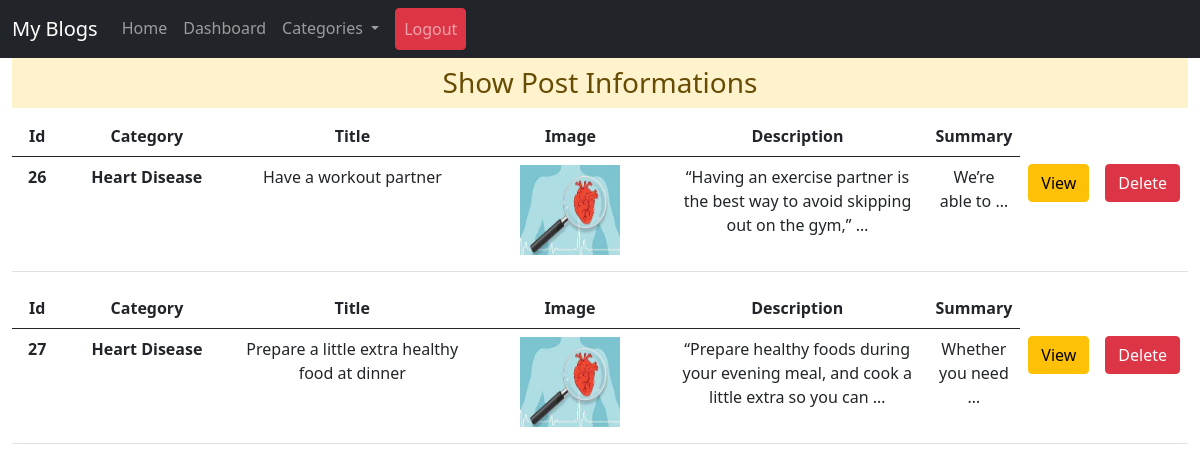
The page /table3/ (signed in) on the database its author committed.
### blog/models.py (models this page shows)
class Post(models.Model):
    title=models.CharField(max_length=100)
    image=models.ImageField(upload_to='postimg/')
    category=models.CharField(choices=choice,max_length=100)
    content=models.TextField(max_length=400)
    summary=models.CharField(max_length=300)

### core/views.py (the view)
# urls.py: path('table3/',views.showpost3 ,name='table4'),
def showpost3(request):
    if request.user.is_authenticated:
      post1=Post.objects.filter(category='Heart Disease')
      return render(request,'blog/table4.html',{'post':post1})

### blog/templates/blog/table4.html (shortened to what this page needs)
{% extends 'core/base.html' %}
    {% block content %}
            <nav class="navbar navbar-expand-lg navbar-dark bg-dark">
                        <div class="container-fluid">
                          <a class="navbar-brand" href="#">My Blogs</a>
                          <div class="collapse navbar-collapse" id="navbarSupportedContent">
                            <ul class="navbar-nav me-auto mb-2 mb-lg-0">
                              <li class="nav-item">
                                <a class="nav-link " aria-current="page" target="__blank" href="{% url 'home' %}">Home</a>
                              </li>
                              <li class="nav-item">
                                <a class="nav-link " href="{% url 'profile' %}">Dashboard</a>
                              </li>
                              <li class="nav-item active dropdown">
                                <a class="nav-link dropdown-toggle" href="#" id="navbarDropdown" role="button" data-bs-toggle="dropdown" aria-expanded="false">
                                  Categories
                                </a>
                              </li>
                              <li class="nav-item">
                                <a href="{% url 'logout' %}" class="nav-link btn btn-danger  mx-2"> Logout</a>
                              </li>
                            </ul>
                          </div>
                        </div>
            </nav>
            <div class="container-fluid P-4 ">
                        <h3 class="alert-warning text-center  p-2" >Show  Post  Informations</h3>
                        <div class="row">
                            <div class="col-sm-12 text-center ">
                               {% if post %}
                                 {% for p in post %}
                                 <table class="table">
                                    <thead>
                                      <tr>
                                        <th scope="col" style="width: 5%;">Id</th>
                                        <th scope="col" style="width:18%;">Category</th>
                                        <th scope="col" style="width:28%;">Title</th>
                                        <th scope="col" style="width:20%;">Image</th>
                                        <th scope="col" style="width:78%;">Description</th>
                                        <th scope="col" style="width:50%;">Summary</th>
                                      </tr>
                                    </thead>
                                    <tbody>
                                      <tr>
                                        <th scope="row">{{p.id}}</th>
                                        <th scope="row">{{p.category}}</th>
                                        <td>{{p.title}}</td>
                                        <td><img src="{{p.image.url}}" class="mb-2" alt="" , width="100px" height="90px" class=" img-responsive-fluid  mt-4"></td>
                                        <td>
                                            {{p.content|truncatewords:15}}
                                        </td>
                                        <td>{{p.summary|truncatewords:3}}</td>
                                        <td> <a href="{% url 'pblog' p.id %}" target="__blank" class="btn btn-warning">View</a></td>
                                        <td><a href="{% url 'Delete' p.id %}" target="__blank" class="btn btn-danger">Delete</a></td>
                                      </tr>
                                    </tbody>
                                  </table>
                                 {% endfor %}
                               {% endif %}
                            </div>
                        </div>
                    </div>
    {% endblock content %}

### core/static/core/style.css (style rules this page uses)
* { margin: 0; padding: 0; box-sizing: border-box; }

### rows shown on the page
Post: id "26", category "Heart Disease", title "Have a workout partner", image (picture), content "“Having an exercise partner is the best way to avoid skipping out on the gym,” …", summary "We’re able to …"
Post: id "27", category "Heart Disease", title "Prepare a little extra healthy food at dinner", image (picture), content "“Prepare healthy foods during your evening meal, and cook a little extra so you can …", summary "Whether you need …"
